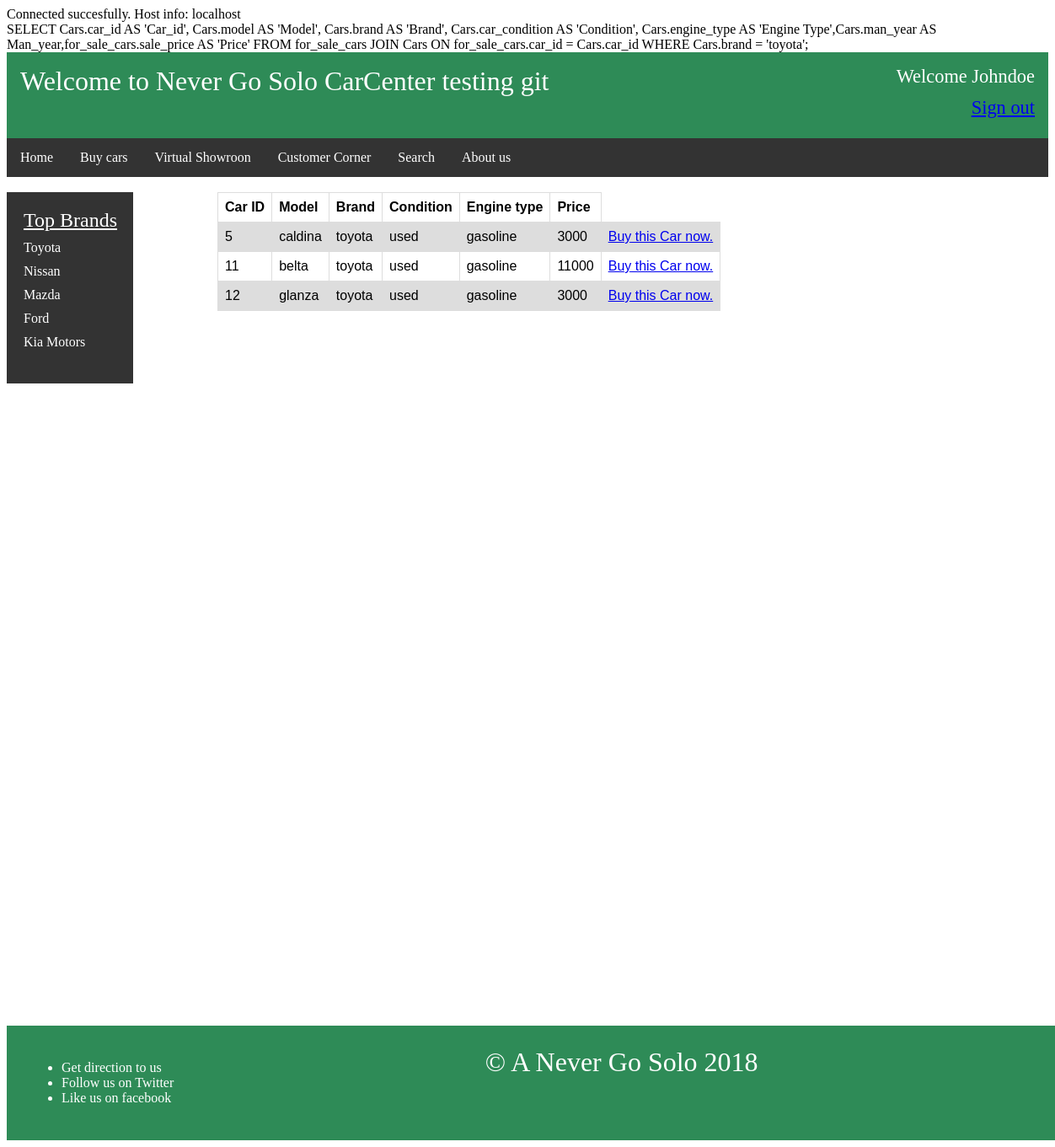
The app's page /Databanken praco/viewcars.php?brand=toyota (signed in) with its own data.
### tables this page shows
CREATE TABLE `for_sale_cars` (
  `sale_id` int(11) NOT NULL,
  `car_id` int(11) NOT NULL,
  `sale_price` int(10) NOT NULL
);

CREATE TABLE `Cars` (
  `car_id` int(11) NOT NULL,
  `model` varchar(15) NOT NULL,
  `brand` varchar(15) NOT NULL,
  `man_year` int(4) NOT NULL,
  `car_condition` varchar(4) NOT NULL,
  `engine_type` varchar(10) NOT NULL,
  `image` text NOT NULL
);

### Databanken praco/viewcars.php (the view, shortened to what this page needs)
<?php
	require_once 'Dbconnect.php';
	if (isset($_GET['car_condition']))
	{
		$conditionQuery = "Cars.car_condition = '$_GET[car_condition]'" . ";";
	}
	 else if (isset($_GET['brand']))
	{
		$conditionQuery = "Cars.brand = '$_GET[brand]'" . ";";
	}
	else if (isset($_GET['model']))
	{
		$conditionQuery = "Cars.model = '$_GET[model]'" . ";";
	}
	$query = "SELECT Cars.car_id AS 'Car_id', Cars.model AS 'Model', Cars.brand AS 'Brand', Cars.car_condition AS 'Condition', Cars.engine_type AS 'Engine Type',Cars.man_year AS Man_year,for_sale_cars.sale_price AS 'Price' FROM for_sale_cars JOIN Cars ON for_sale_cars.car_id = Cars.car_id WHERE " . $conditionQuery;
	echo $query;
	$result = mysqli_query($conn,$query);
	$num_rows = mysqli_num_rows($result);
?>
<? include 'header.php';?>
<? include 'menu.php';?>
<? include 'sidemenu.php';?>
	<?php if ($result): ?>
		<?php if ($num_rows!=0): ?>
			<div class="table_container">
				<table id="result_table">
					<tr>
						<th>Car ID</th>
						<th>Model</th>
						<th>Brand</th>
						<th>Condition</th>
						<th>Engine type</th>
						<th>Price</th>
					</tr>
			<?php while($data = mysqli_fetch_array($result)):?>
					<tr>
						<td><?php echo $data['Car_id']; ?></td>
						<td><?php echo $data['Model']; ?></td>
						<td><?php echo $data['Brand']; ?></td>
						<td><?php echo $data['Condition'];?></td>
						<td><?php echo $data['Engine Type']; ?></td>
						<td><?php echo $data['Price']; ?></td>
						<td><a href="buyvehicle.php?car_id=<?php echo $data['Car_id'];?>">Buy this Car now.</a></td>
					</tr>
			<?php endwhile?>
				</table>
			</div>
		<?php else:?>
		<span style="margin-left: 20px">NO records found </span>
		<?php endif ?>
	<?php else:?>
		<span style="margin-left: 20px;">ERROR could not connect</span>
	<?php endif ?>
<? include 'footer.php';?>

### Databanken praco/viewcars.php (style rules this page uses)
#result_table { font-family: arial,sans-serif; border-collapse: collapse; }
td,th { border :1px solid #dddddd; text-align: left; padding: 8px; }
tr:nth-child(even) { background-color: #dddddd; }
.table_container { margin-left: 250px; }

### records on screen
for_sale_cars: car.car_id "5", car.model "caldina", car.brand "toyota", car.car_condition "used", car.engine_type "gasoline", sale_price "3000"
for_sale_cars: car.car_id "11", car.model "belta", car.brand "toyota", car.car_condition "used", car.engine_type "gasoline", sale_price "11000"
for_sale_cars: car.car_id "12", car.model "glanza", car.brand "toyota", car.car_condition "used", car.engine_type "gasoline", sale_price "3000"

### other values on screen
mysqli_get_host_info($conn) "localhost"
$_SESSION['username'] "Johndoe"
